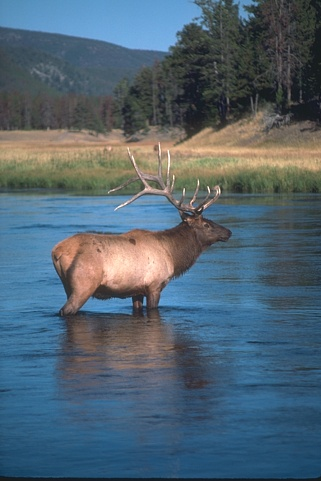
#> input picture dataset/BSD200/104055.jpg, 321 x 481 px, given as the content of the folder dataset/BSD200/104055.jpg, which was not available
$ python extract_patches.py --path dataset/BSD200/104055.jpg --output_path out.png --f_sub_lr 5 --upscaling 5
#> lines starting #> are read from the running program, lines starting #| are printed output that depends on the picture; pictures that were not available may be replaced by others from this repository, and a replacement may not be noted
### data.py
import tensorflow as tf
import pathlib
from tqdm import tqdm
import os
import numpy as np
import cv2
import pickle

"""
Code for pre-processing for this project is heavily adapted from https://github.com/yjn870/FSRCNN-pytorch
"""

def create_patches(dataset_folder, output_path, f_sub_lr, aug, upscaling):
#> called with dataset_folder = 'dataset/BSD200/104055.jpg', output_path = 'out.png', f_sub_lr = 5, aug = False, upscaling = 5
    import h5py
    import glob
    from PIL import Image

    h5_file = h5py.File(output_path, "w")
    lr_patches = []
    hr_patches = []

    for image_path in tqdm(sorted(glob.glob("{}/*".format(dataset_folder)))):
        hr = Image.open(image_path).convert("RGB")
#> hr is the input picture: PIL image 321x481 RGB; mean R, G, B 81.2, 100, 113.3
        hr_images = []
        if aug:
            for s in [1.0, 0.9, 0.8, 0.7, 0.6]:
                for r in [0, 90, 180, 270]:
                    tmp = hr.resize((int(hr.width * s), int(hr.height * s)), resample=Image.BICUBIC)
                    tmp = tmp.rotate(r, expand=True)
                    hr_images.append(tmp)
        else:
            hr_images.append(hr)

        for hr in hr_images:
            hr_width = (hr.width // upscaling) * upscaling
            hr_height = (hr.height // upscaling) * upscaling
            hr = hr.resize((hr_width, hr_height), resample=Image.BICUBIC)
            lr = hr.resize((hr.width // upscaling, hr_height // upscaling), resample=Image.BICUBIC)
            hr = np.array(hr).astype(np.float32)
            lr = np.array(lr).astype(np.float32)
            hr = convert_rgb_to_y(hr)
            lr = convert_rgb_to_y(lr)

            for i in range(0, lr.shape[0] - f_sub_lr + 1, upscaling):
                for j in range(0, lr.shape[1] - f_sub_lr + 1, upscaling):
                    lr_patches.append(lr[i : i + f_sub_lr, j : j + f_sub_lr])
                    hr_patches.append(
                        hr[
                            i * upscaling : i * upscaling + f_sub_lr * upscaling,
                            j * upscaling : j * upscaling + f_sub_lr * upscaling,
                        ]
                    )
#> this loop made 1 pass
#> (hr_width, hr_height) on pass 1: (320, 480)
#> pass 1, in create_patches, `lr = hr.resize((hr.width // upscaling, hr_height // upscaling), resamp..`:
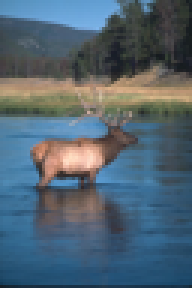
#> lr: PIL image 64x96 RGB (shown 3 times larger); mean R, G, B 81.2, 100.1, 113.4
#> after the loop, hr_patches = 228 items; lr_patches = 228 items

    lr_patches = np.array(lr_patches)
    hr_patches = np.array(hr_patches)

    h5_file.create_dataset("lr", data=lr_patches)
    h5_file.create_dataset("hr", data=hr_patches)

    h5_file.close()


def convert_rgb_to_y(img, dim_order="hwc"):
    if dim_order == "hwc":
        return 16.0 + (64.738 * img[..., 0] + 129.057 * img[..., 1] + 25.064 * img[..., 2]) / 256.0
    else:
        return 16.0 + (64.738 * img[0] + 129.057 * img[1] + 25.064 * img[2]) / 256.0


# [84 lines left out: functions convert_rgb_to_ycbcr, convert_ycbcr_to_rgb, extract_patches, put_togeheter_patches, modcrop, create_pickle_from_folder, not called in this run]

### extract_patches.py
import argparse

from data import create_patches

ap = argparse.ArgumentParser()
ap.add_argument("-path", "--path", required=True, help="Path to the augmented images")
ap.add_argument("-output_path", "--output_path", required=True, help="Path to the output path for the data")
ap.add_argument("-f_sub_lr", "--f_sub_lr", required=True, type=int, help="Size of lr patches")
ap.add_argument("-aug", "--aug", required=False, action="store_true", help="Size of hr patches")
ap.add_argument("-upscaling", "--upscaling", required=True, type=int, help="Upscaling factor")
args = vars(ap.parse_args())

create_patches(
    dataset_folder=args["path"],
    output_path=args["output_path"],
    f_sub_lr=args["f_sub_lr"],
    aug=args["aug"],
    upscaling=args["upscaling"],
)

$ run again, on dataset/BSD200/106047.jpg
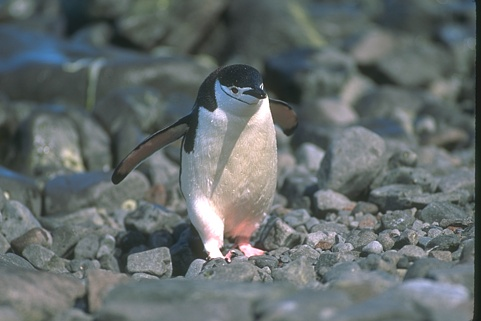
#> input picture dataset/BSD200/106047.jpg, 481 x 321 px, given as the content of the folder dataset/BSD200/106047.jpg, which was not available
#> in create_patches, hr is the input picture: PIL image 481x321 RGB; mean R, G, B 100.8, 108.4, 108.3
#> the loop in create_patches, `for hr in hr_images:` made 1 pass
#> (hr_width, hr_height) on pass 1: (480, 320)
#> pass 1, in create_patches, `lr = hr.resize((hr.width // upscaling, hr_height // upscaling), resamp..`:
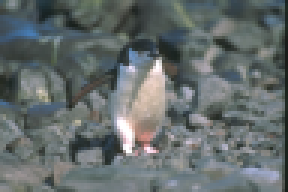
#> lr: PIL image 96x64 RGB (shown 3 times larger); mean R, G, B 100.7, 108.4, 108.3
#> after the loop in create_patches, `for hr in hr_images:`: hr_patches = 228 items

$ run again, on dataset/BSD200/117025.jpg
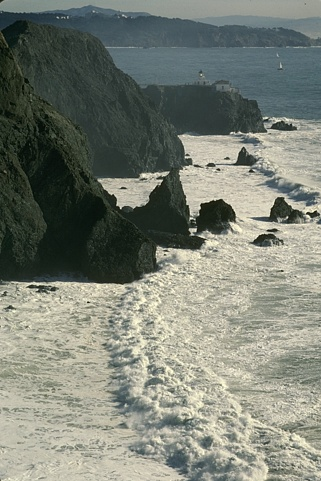
#> input picture dataset/BSD200/117025.jpg, 321 x 481 px, given as the content of the folder dataset/BSD200/117025.jpg, which was not available
#> in create_patches, hr is the input picture: PIL image 321x481 RGB; mean R, G, B 123, 128, 117
#> the loop in create_patches, `for hr in hr_images:` made 1 pass
#> (hr_width, hr_height) on pass 1: (320, 480)
#> pass 1, in create_patches, `lr = hr.resize((hr.width // upscaling, hr_height // upscaling), resamp..`:
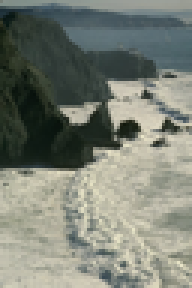
#> lr: PIL image 64x96 RGB (shown 3 times larger); mean R, G, B 123, 128, 117
#> after the loop in create_patches, `for hr in hr_images:`: hr_patches = 228 items
